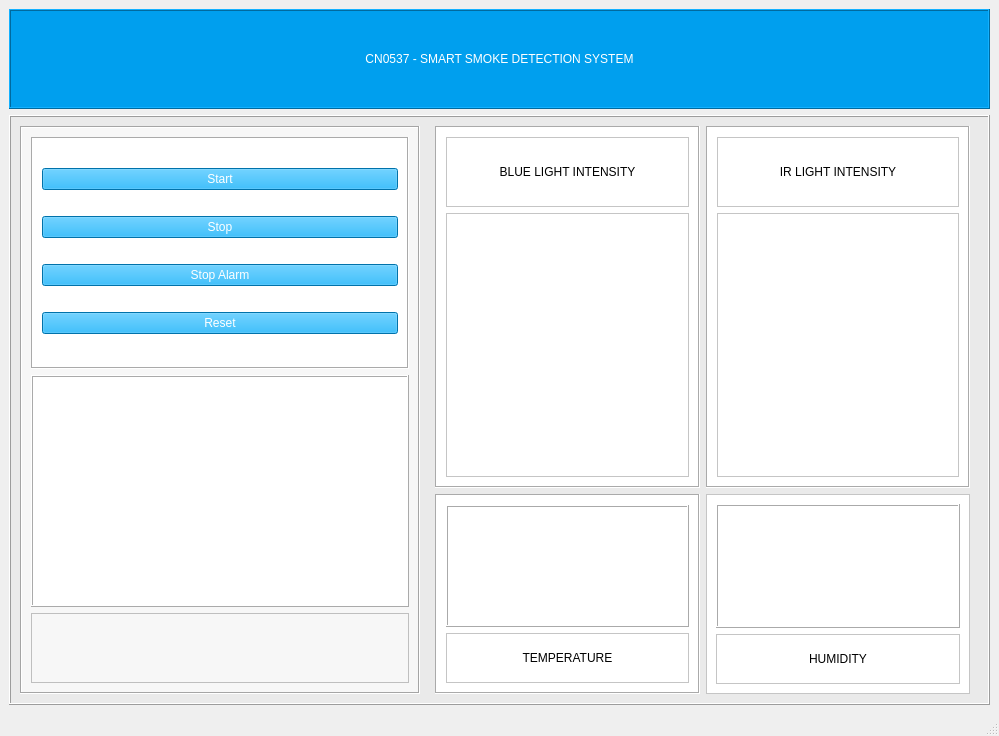
<?xml version="1.0" encoding="UTF-8"?>
<ui version="4.0">
 <class>MainWindow</class>
 <widget class="QMainWindow" name="MainWindow">
  <property name="geometry">
   <rect>
    <x>0</x>
    <y>0</y>
    <width>999</width>
    <height>736</height>
   </rect>
  </property>
  <property name="windowTitle">
   <string>MainWindow</string>
  </property>
  <widget class="QWidget" name="mainwindowtitle">
   <layout class="QVBoxLayout" name="verticalLayout">
    <item>
     <widget class="QFrame" name="titleframe">
      <property name="maximumSize">
       <size>
        <width>16777215</width>
        <height>100</height>
       </size>
      </property>
      <property name="styleSheet">
       <string notr="true">background-color: rgb(0, 159, 238);</string>
      </property>
      <property name="frameShape">
       <enum>QFrame::Box</enum>
      </property>
      <property name="frameShadow">
       <enum>QFrame::Raised</enum>
      </property>
      <layout class="QVBoxLayout" name="verticalLayout_2">
       <item>
        <widget class="QLabel" name="title">
         <property name="styleSheet">
          <string notr="true">font: 600 40pt &quot;Barlow Condensed SemiBold&quot;;
color: rgb(255, 255, 255);</string>
         </property>
         <property name="text">
          <string>CN0537 - SMART SMOKE DETECTION SYSTEM</string>
         </property>
         <property name="alignment">
          <set>Qt::AlignCenter</set>
         </property>
        </widget>
       </item>
      </layout>
     </widget>
    </item>
    <item>
     <widget class="QFrame" name="bgframe">
      <property name="styleSheet">
       <string notr="true">background-color: rgb(234, 234, 234);</string>
      </property>
      <property name="frameShape">
       <enum>QFrame::Box</enum>
      </property>
      <property name="frameShadow">
       <enum>QFrame::Raised</enum>
      </property>
      <layout class="QHBoxLayout" name="horizontalLayout">
       <item>
        <widget class="QFrame" name="leftframe">
         <property name="maximumSize">
          <size>
           <width>400</width>
           <height>16777215</height>
          </size>
         </property>
         <property name="styleSheet">
          <string notr="true">background-color: rgb(247, 247, 247);</string>
         </property>
         <property name="frameShape">
          <enum>QFrame::Box</enum>
         </property>
         <property name="frameShadow">
          <enum>QFrame::Sunken</enum>
         </property>
         <layout class="QVBoxLayout" name="verticalLayout_3">
          <item>
           <widget class="QFrame" name="buttonframe">
            <property name="styleSheet">
             <string notr="true">background-color: rgb(255, 255, 255);</string>
            </property>
            <property name="frameShape">
             <enum>QFrame::Box</enum>
            </property>
            <property name="frameShadow">
             <enum>QFrame::Sunken</enum>
            </property>
            <layout class="QVBoxLayout" name="verticalLayout_4">
             <item>
              <widget class="QPushButton" name="startbutton">
               <property name="styleSheet">
                <string notr="true">background-color: rgb(0, 159, 238);
color: rgb(255, 255, 255);
font: 600 30pt &quot;Barlow SemiBold&quot;;</string>
               </property>
               <property name="text">
                <string>Start</string>
               </property>
              </widget>
             </item>
             <item>
              <widget class="QPushButton" name="stopbutton">
               <property name="styleSheet">
                <string notr="true">background-color: rgb(0, 159, 238);
color: rgb(255, 255, 255);
font: 600 30pt &quot;Barlow SemiBold&quot;;</string>
               </property>
               <property name="text">
                <string>Stop</string>
               </property>
              </widget>
             </item>
             <item>
              <widget class="QPushButton" name="stopalarmbutton">
               <property name="styleSheet">
                <string notr="true">background-color: rgb(0, 159, 238);
color: rgb(255, 255, 255);
font: 600 30pt &quot;Barlow SemiBold&quot;;</string>
               </property>
               <property name="text">
                <string>Stop Alarm</string>
               </property>
              </widget>
             </item>
             <item>
              <widget class="QPushButton" name="resetbutton">
               <property name="styleSheet">
                <string notr="true">background-color: rgb(0, 159, 238);
color: rgb(255, 255, 255);
font: 600 30pt &quot;Barlow SemiBold&quot;;</string>
               </property>
               <property name="text">
                <string>Reset</string>
               </property>
              </widget>
             </item>
            </layout>
           </widget>
          </item>
          <item>
           <widget class="QFrame" name="alarmframe">
            <property name="maximumSize">
             <size>
              <width>16777215</width>
              <height>300</height>
             </size>
            </property>
            <property name="styleSheet">
             <string notr="true">background-color: rgb(255, 255, 255);</string>
            </property>
            <property name="frameShape">
             <enum>QFrame::Box</enum>
            </property>
            <property name="frameShadow">
             <enum>QFrame::Raised</enum>
            </property>
            <layout class="QHBoxLayout" name="horizontalLayout_2">
             <item>
              <layout class="QVBoxLayout" name="verticalLayout_14"/>
             </item>
            </layout>
           </widget>
          </item>
          <item>
           <widget class="QFrame" name="frame_17">
            <property name="maximumSize">
             <size>
              <width>16777215</width>
              <height>70</height>
             </size>
            </property>
            <property name="frameShape">
             <enum>QFrame::StyledPanel</enum>
            </property>
            <property name="frameShadow">
             <enum>QFrame::Raised</enum>
            </property>
            <layout class="QVBoxLayout" name="verticalLayout_13">
             <item>
              <widget class="QLabel" name="label_7">
               <property name="text">
                <string/>
               </property>
              </widget>
             </item>
            </layout>
           </widget>
          </item>
         </layout>
        </widget>
       </item>
       <item>
        <widget class="QFrame" name="leftframe_2">
         <property name="frameShape">
          <enum>QFrame::NoFrame</enum>
         </property>
         <property name="frameShadow">
          <enum>QFrame::Raised</enum>
         </property>
         <layout class="QGridLayout" name="gridLayout">
          <property name="topMargin">
           <number>0</number>
          </property>
          <property name="bottomMargin">
           <number>0</number>
          </property>
          <item row="0" column="0">
           <widget class="QFrame" name="bluemainframe">
            <property name="styleSheet">
             <string notr="true">background-color: rgb(255, 255, 255);</string>
            </property>
            <property name="frameShape">
             <enum>QFrame::Box</enum>
            </property>
            <property name="frameShadow">
             <enum>QFrame::Sunken</enum>
            </property>
            <layout class="QVBoxLayout" name="verticalLayout_9">
             <item>
              <widget class="QFrame" name="bluenameframe">
               <property name="maximumSize">
                <size>
                 <width>16777215</width>
                 <height>70</height>
                </size>
               </property>
               <property name="frameShape">
                <enum>QFrame::StyledPanel</enum>
               </property>
               <property name="frameShadow">
                <enum>QFrame::Raised</enum>
               </property>
               <layout class="QVBoxLayout" name="verticalLayout_11">
                <item>
                 <widget class="QLabel" name="bluename">
                  <property name="styleSheet">
                   <string notr="true">font: 600 26pt &quot;Barlow SemiBold&quot;;</string>
                  </property>
                  <property name="text">
                   <string>BLUE LIGHT INTENSITY</string>
                  </property>
                  <property name="alignment">
                   <set>Qt::AlignCenter</set>
                  </property>
                 </widget>
                </item>
               </layout>
              </widget>
             </item>
             <item>
              <widget class="QFrame" name="bluegraph">
               <property name="frameShape">
                <enum>QFrame::StyledPanel</enum>
               </property>
               <property name="frameShadow">
                <enum>QFrame::Raised</enum>
               </property>
               <layout class="QVBoxLayout" name="verticalLayout_15">
                <item>
                 <layout class="QVBoxLayout" name="verticalLayout_19"/>
                </item>
               </layout>
              </widget>
             </item>
            </layout>
           </widget>
          </item>
          <item row="0" column="1">
           <widget class="QFrame" name="irmainframe">
            <property name="styleSheet">
             <string notr="true">background-color: rgb(255, 255, 255);</string>
            </property>
            <property name="frameShape">
             <enum>QFrame::Box</enum>
            </property>
            <property name="frameShadow">
             <enum>QFrame::Sunken</enum>
            </property>
            <layout class="QVBoxLayout" name="verticalLayout_10">
             <item>
              <widget class="QFrame" name="irnameframe">
               <property name="maximumSize">
                <size>
                 <width>16777215</width>
                 <height>70</height>
                </size>
               </property>
               <property name="frameShape">
                <enum>QFrame::StyledPanel</enum>
               </property>
               <property name="frameShadow">
                <enum>QFrame::Raised</enum>
               </property>
               <layout class="QVBoxLayout" name="verticalLayout_12">
                <item>
                 <widget class="QLabel" name="irname">
                  <property name="styleSheet">
                   <string notr="true">font: 600 26pt &quot;Barlow SemiBold&quot;;</string>
                  </property>
                  <property name="text">
                   <string>IR LIGHT INTENSITY</string>
                  </property>
                  <property name="alignment">
                   <set>Qt::AlignCenter</set>
                  </property>
                 </widget>
                </item>
               </layout>
              </widget>
             </item>
             <item>
              <widget class="QFrame" name="irgraph">
               <property name="frameShape">
                <enum>QFrame::StyledPanel</enum>
               </property>
               <property name="frameShadow">
                <enum>QFrame::Raised</enum>
               </property>
               <layout class="QVBoxLayout" name="verticalLayout_21">
                <item>
                 <layout class="QVBoxLayout" name="verticalLayout_20"/>
                </item>
               </layout>
              </widget>
             </item>
            </layout>
           </widget>
          </item>
          <item row="1" column="0">
           <widget class="QFrame" name="tempmainframe">
            <property name="maximumSize">
             <size>
              <width>16777215</width>
              <height>200</height>
             </size>
            </property>
            <property name="styleSheet">
             <string notr="true">background-color: rgb(255, 255, 255);</string>
            </property>
            <property name="frameShape">
             <enum>QFrame::Box</enum>
            </property>
            <property name="frameShadow">
             <enum>QFrame::Sunken</enum>
            </property>
            <layout class="QVBoxLayout" name="verticalLayout_5">
             <item>
              <widget class="QFrame" name="temp">
               <property name="frameShape">
                <enum>QFrame::Box</enum>
               </property>
               <property name="frameShadow">
                <enum>QFrame::Raised</enum>
               </property>
               <layout class="QHBoxLayout" name="horizontalLayout_4">
                <item>
                 <layout class="QVBoxLayout" name="verticalLayout_16"/>
                </item>
               </layout>
              </widget>
             </item>
             <item>
              <widget class="QFrame" name="tempnameframe">
               <property name="maximumSize">
                <size>
                 <width>16777215</width>
                 <height>50</height>
                </size>
               </property>
               <property name="frameShape">
                <enum>QFrame::StyledPanel</enum>
               </property>
               <property name="frameShadow">
                <enum>QFrame::Raised</enum>
               </property>
               <layout class="QVBoxLayout" name="verticalLayout_7">
                <item>
                 <widget class="QLabel" name="tempname">
                  <property name="styleSheet">
                   <string notr="true">font: 600 26pt &quot;Barlow SemiBold&quot;;</string>
                  </property>
                  <property name="text">
                   <string>TEMPERATURE</string>
                  </property>
                  <property name="alignment">
                   <set>Qt::AlignCenter</set>
                  </property>
                 </widget>
                </item>
               </layout>
              </widget>
             </item>
            </layout>
           </widget>
          </item>
          <item row="1" column="1">
           <widget class="QFrame" name="hummainframe">
            <property name="maximumSize">
             <size>
              <width>16777215</width>
              <height>200</height>
             </size>
            </property>
            <property name="styleSheet">
             <string notr="true">background-color: rgb(255, 255, 255);</string>
            </property>
            <property name="frameShape">
             <enum>QFrame::StyledPanel</enum>
            </property>
            <property name="frameShadow">
             <enum>QFrame::Sunken</enum>
            </property>
            <layout class="QVBoxLayout" name="verticalLayout_6">
             <item>
              <widget class="QFrame" name="hum">
               <property name="frameShape">
                <enum>QFrame::Box</enum>
               </property>
               <property name="frameShadow">
                <enum>QFrame::Raised</enum>
               </property>
               <layout class="QVBoxLayout" name="verticalLayout_18">
                <item>
                 <layout class="QVBoxLayout" name="verticalLayout_17"/>
                </item>
               </layout>
              </widget>
             </item>
             <item>
              <widget class="QFrame" name="humnameframe">
               <property name="maximumSize">
                <size>
                 <width>16777215</width>
                 <height>50</height>
                </size>
               </property>
               <property name="frameShape">
                <enum>QFrame::StyledPanel</enum>
               </property>
               <property name="frameShadow">
                <enum>QFrame::Raised</enum>
               </property>
               <layout class="QVBoxLayout" name="verticalLayout_8">
                <item>
                 <widget class="QLabel" name="humname">
                  <property name="styleSheet">
                   <string notr="true">font: 600 24pt &quot;Barlow SemiBold&quot;;</string>
                  </property>
                  <property name="text">
                   <string>HUMIDITY</string>
                  </property>
                  <property name="alignment">
                   <set>Qt::AlignCenter</set>
                  </property>
                 </widget>
                </item>
               </layout>
              </widget>
             </item>
            </layout>
           </widget>
          </item>
         </layout>
        </widget>
       </item>
      </layout>
     </widget>
    </item>
   </layout>
  </widget>
  <widget class="QMenuBar" name="menubar">
   <property name="geometry">
    <rect>
     <x>0</x>
     <y>0</y>
     <width>999</width>
     <height>22</height>
    </rect>
   </property>
  </widget>
  <widget class="QStatusBar" name="statusbar"/>
 </widget>
 <resources/>
 <connections/>
</ui>
